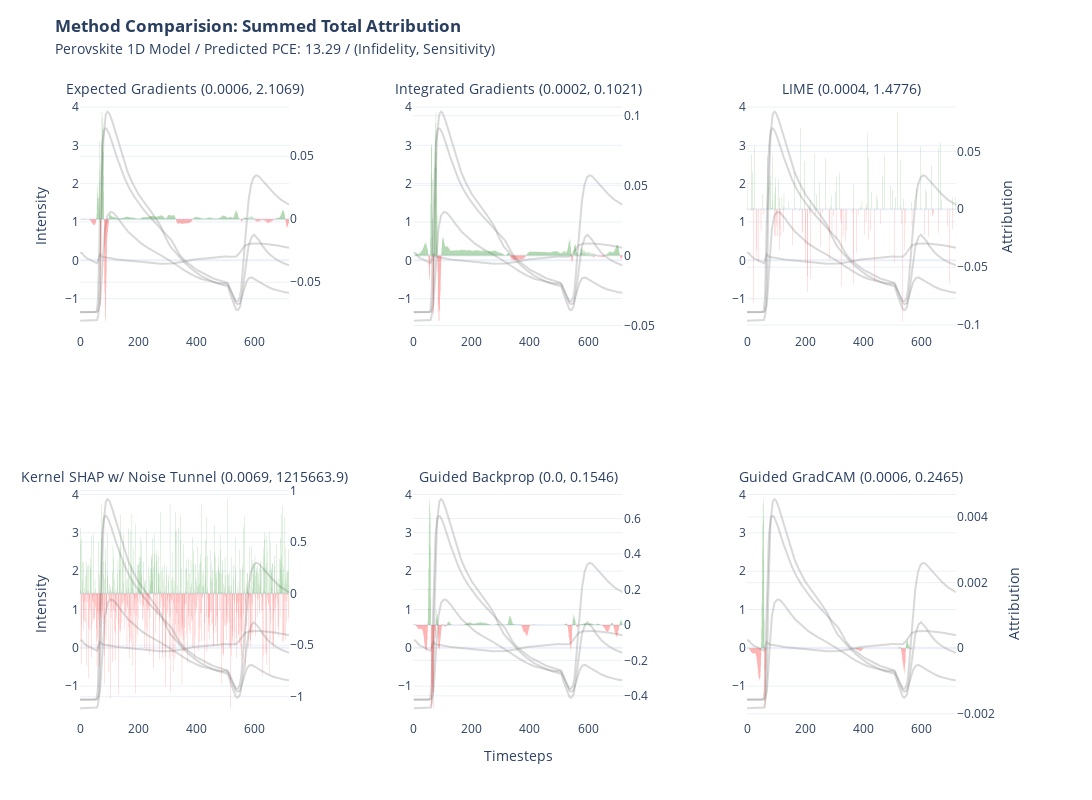

Write notebook code for a chart like this one.
### Code cell
import plotly.graph_objects as go

def format_title(title, subtitle=None, subtitle_font_size=14):
    title = f'<b>{title}</b>'
    if not subtitle:
        return title
    subtitle = f'<span style="font-size: {subtitle_font_size}px;">{subtitle}</span>'
    return f'{title}<br>{subtitle}'

from plotly.subplots import make_subplots

fig = make_subplots(rows=2, 
                    cols=3, 
                    specs=[[{"secondary_y": True}, {"secondary_y": True},{"secondary_y": True}],
                           [{"secondary_y": True},{"secondary_y": True},{"secondary_y": True}]],
                    subplot_titles=(format_title("", "Expected Gradients (" + str(*np.round(infid_eg.numpy(),4)) + ", " + str(*np.round(sens_eg.numpy(),4)) + ")"), 
                    format_title("", "Integrated Gradients (" + str(*np.round(infid_ig.numpy(),4)) + ", " + str(*np.round(sens_ig.numpy(),4)) + ")"), 
                    format_title("", "LIME (" + str(*np.round(infid_lime.numpy(),4)) + ", " + str(*np.round(sens_lime.numpy(),4)) + ")"), 
                    format_title("", "Kernel SHAP w/ Noise Tunnel (" + str(*np.round(infid_ks.numpy(),4)) + ", " + str(*np.round(sens_ks.numpy(),4)) + ")"), 
                    format_title("", "Guided Backprop (" + str(*np.round(infid_gbp.numpy(),4)) + ", " + str(*np.round(sens_gbp.numpy(),4)) + ")"), 
                    format_title("", "Guided GradCAM (" + str(*np.round(infid_ggc.numpy(),4)) + ", " + str(*np.round(sens_ggc.numpy(),4)) + ")"))
                    )

fig.add_trace(go.Scatter(y=x[0], name = "ND",marker_color="grey", opacity = 0.3,showlegend=False), row=1, col=1)
fig.add_trace(go.Scatter(y=x[1], name = "LP725",marker_color="grey", opacity = 0.3,showlegend=False), row=1, col=1)
fig.add_trace(go.Scatter(y=x[2], name = "LP780",marker_color="grey", opacity = 0.3,showlegend=False), row=1, col=1)
fig.add_trace(go.Scatter(y=x[3], name = "SP775",marker_color="grey", opacity = 0.3,showlegend=False), row=1, col=1)
fig.add_trace(go.Bar(y=attr_eg.squeeze().sum(axis=0),marker_color=np.where(attr_eg.squeeze().sum(axis=0)<0, 'red', 'green'), opacity = 0.5,showlegend=False,marker_line_width=0),secondary_y=True, row=1, col=1)

fig.add_trace(go.Scatter(y=x[0], name = "ND",marker_color="grey", opacity = 0.3,showlegend=False), row=1, col=2)
fig.add_trace(go.Scatter(y=x[1], name = "LP725",marker_color="grey", opacity = 0.3,showlegend=False), row=1, col=2)
fig.add_trace(go.Scatter(y=x[2], name = "LP780",marker_color="grey", opacity = 0.3,showlegend=False), row=1, col=2)
fig.add_trace(go.Scatter(y=x[3], name = "SP775",marker_color="grey", opacity = 0.3,showlegend=False), row=1, col=2)
fig.add_trace(go.Bar(y=attr_ig.squeeze().sum(axis=0),marker_color=np.where(attr_ig.squeeze().sum(axis=0)<0, 'red', 'green'), opacity = 0.5,showlegend=False,marker_line_width=0),secondary_y=True, row=1, col=2)

fig.add_trace(go.Scatter(y=x[0], name = "ND",marker_color="grey", opacity = 0.3,showlegend=False), row=1, col=3)
fig.add_trace(go.Scatter(y=x[1], name = "LP725",marker_color="grey", opacity = 0.3,showlegend=False), row=1, col=3)
fig.add_trace(go.Scatter(y=x[2], name = "LP780",marker_color="grey", opacity = 0.3,showlegend=False), row=1, col=3)
fig.add_trace(go.Scatter(y=x[3], name = "SP775",marker_color="grey", opacity = 0.3,showlegend=False), row=1, col=3)
fig.add_trace(go.Bar(y=attr_lime.squeeze().sum(axis=0),marker_color=np.where(attr_lime.squeeze().sum(axis=0)<0, 'red', 'green'), opacity = 0.5,showlegend=False,marker_line_width=0),secondary_y=True, row=1, col=3)

fig.add_trace(go.Scatter(y=x[0], name = "ND",marker_color="grey", opacity = 0.3,showlegend=False), row=2, col=1)
fig.add_trace(go.Scatter(y=x[1], name = "LP725",marker_color="grey", opacity = 0.3,showlegend=False), row=2, col=1)
fig.add_trace(go.Scatter(y=x[2], name = "LP780",marker_color="grey", opacity = 0.3,showlegend=False), row=2, col=1)
fig.add_trace(go.Scatter(y=x[3], name = "SP775",marker_color="grey", opacity = 0.3,showlegend=False), row=2, col=1)
fig.add_trace(go.Bar(y=attr_ks.squeeze().sum(axis=0),marker_color=np.where(attr_ks.squeeze().sum(axis=0)<0, 'red', 'green'), opacity = 0.5,showlegend=False,marker_line_width=0),secondary_y=True, row=2, col=1)

fig.add_trace(go.Scatter(y=x[0], name = "ND",marker_color="grey", opacity = 0.3,showlegend=False), row=2, col=2)
fig.add_trace(go.Scatter(y=x[1], name = "LP725",marker_color="grey", opacity = 0.3,showlegend=False), row=2, col=2)
fig.add_trace(go.Scatter(y=x[2], name = "LP780",marker_color="grey", opacity = 0.3,showlegend=False), row=2, col=2)
fig.add_trace(go.Scatter(y=x[3], name = "SP775",marker_color="grey", opacity = 0.3,showlegend=False), row=2, col=2)
fig.add_trace(go.Bar(y=attr_gbp.squeeze().sum(axis=0),marker_color=np.where(attr_gbp.squeeze().sum(axis=0)<0, 'red', 'green'), opacity = 0.5,showlegend=False,marker_line_width=0),secondary_y=True, row=2, col=2)

fig.add_trace(go.Scatter(y=x[0], name = "ND",marker_color="grey", opacity = 0.3,showlegend=False), row=2, col=3)
fig.add_trace(go.Scatter(y=x[1], name = "LP725",marker_color="grey", opacity = 0.3,showlegend=False), row=2, col=3)
fig.add_trace(go.Scatter(y=x[2], name = "LP780",marker_color="grey", opacity = 0.3,showlegend=False), row=2, col=3)
fig.add_trace(go.Scatter(y=x[3], name = "SP775",marker_color="grey", opacity = 0.3,showlegend=False), row=2, col=3)
fig.add_trace(go.Bar(y=attr_ggc.squeeze().sum(axis=0),marker_color=np.where(attr_ggc.squeeze().sum(axis=0)<0, 'red', 'green'), opacity = 0.5,showlegend=False,marker_line_width=0),secondary_y=True, row=2, col=3)

fig.update_yaxes(title= None)
fig.update_yaxes(title_text=None, secondary_y=True)
fig.update_xaxes(title= None)

fig.update_yaxes(title= "Intensity", row=1, col =1)
fig.update_yaxes(title_text=None, secondary_y=True, row=1, col =1)
fig.update_yaxes(title_text="Attribution", secondary_y=True, row=1, col =3)
fig.update_yaxes(title= "Intensity", row=2, col =1)
fig.update_yaxes(title_text=None, secondary_y=True, row=2, col =1)
fig.update_yaxes(title_text="Attribution", secondary_y=True, row=2, col =3)
fig.update_xaxes(title= "Timesteps",row=2,col=2)

fig.update_layout(
    title= format_title("Method Comparision: Summed Total Attribution", "Perovskite 1D Model / Predicted PCE: " + str(y) + " / (Infidelity, Sensitivity)"),
    legend_title = None,
    title_y = 0.96,
    template = "plotly_white",
    height=800, width=2000
)

fig.write_image("xai/images/1D/1D_cmp_sum.png", scale=2)

fig.show()

### Figure 1 — Plotly figure (JSON) as saved in the notebook; plotly's stock layout.template omitted (floating-point values rounded to 4 significant figures; data arrays with more than 128 entries replaced by an {"elided": "..."} marker saying what was removed)
{"data": [{"marker": {"color": "grey"}, "name": "ND", "opacity": 0.3, "showlegend": false, "type": "scatter", "xaxis": "x", "y": {"elided": "719 float values"}, "yaxis": "y"}, {"marker": {"color": "grey"}, "name": "LP725", "opacity": 0.3, "showlegend": false, "type": "scatter", "xaxis": "x", "y": {"elided": "719 float values"}, "yaxis": "y"}, {"marker": {"color": "grey"}, "name": "LP780", "opacity": 0.3, "showlegend": false, "type": "scatter", "xaxis": "x", "y": {"elided": "719 float values"}, "yaxis": "y"}, {"marker": {"color": "grey"}, "name": "SP775", "opacity": 0.3, "showlegend": false, "type": "scatter", "xaxis": "x", "y": {"elided": "719 float values"}, "yaxis": "y"}, {"marker": {"color": {"elided": "719 str values"}, "line": {"width": 0}}, "opacity": 0.5, "showlegend": false, "type": "bar", "xaxis": "x", "y": {"elided": "719 float values"}, "yaxis": "y2"}, {"marker": {"color": "grey"}, "name": "ND", "opacity": 0.3, "showlegend": false, "type": "scatter", "xaxis": "x2", "y": {"elided": "719 float values"}, "yaxis": "y3"}, {"marker": {"color": "grey"}, "name": "LP725", "opacity": 0.3, "showlegend": false, "type": "scatter", "xaxis": "x2", "y": {"elided": "719 float values"}, "yaxis": "y3"}, {"marker": {"color": "grey"}, "name": "LP780", "opacity": 0.3, "showlegend": false, "type": "scatter", "xaxis": "x2", "y": {"elided": "719 float values"}, "yaxis": "y3"}, {"marker": {"color": "grey"}, "name": "SP775", "opacity": 0.3, "showlegend": false, "type": "scatter", "xaxis": "x2", "y": {"elided": "719 float values"}, "yaxis": "y3"}, {"marker": {"color": {"elided": "719 str values"}, "line": {"width": 0}}, "opacity": 0.5, "showlegend": false, "type": "bar", "xaxis": "x2", "y": {"elided": "719 float values"}, "yaxis": "y4"}, {"marker": {"color": "grey"}, "name": "ND", "opacity": 0.3, "showlegend": false, "type": "scatter", "xaxis": "x3", "y": {"elided": "719 float values"}, "yaxis": "y5"}, {"marker": {"color": "grey"}, "name": "LP725", "opacity": 0.3, "showlegend": false, "type": "scatter", "xaxis": "x3", "y": {"elided": "719 float values"}, "yaxis": "y5"}, {"marker": {"color": "grey"}, "name": "LP780", "opacity": 0.3, "showlegend": false, "type": "scatter", "xaxis": "x3", "y": {"elided": "719 float values"}, "yaxis": "y5"}, {"marker": {"color": "grey"}, "name": "SP775", "opacity": 0.3, "showlegend": false, "type": "scatter", "xaxis": "x3", "y": {"elided": "719 float values"}, "yaxis": "y5"}, {"marker": {"color": {"elided": "719 str values"}, "line": {"width": 0}}, "opacity": 0.5, "showlegend": false, "type": "bar", "xaxis": "x3", "y": {"elided": "719 float values"}, "yaxis": "y6"}, {"marker": {"color": "grey"}, "name": "ND", "opacity": 0.3, "showlegend": false, "type": "scatter", "xaxis": "x4", "y": {"elided": "719 float values"}, "yaxis": "y7"}, {"marker": {"color": "grey"}, "name": "LP725", "opacity": 0.3, "showlegend": false, "type": "scatter", "xaxis": "x4", "y": {"elided": "719 float values"}, "yaxis": "y7"}, {"marker": {"color": "grey"}, "name": "LP780", "opacity": 0.3, "showlegend": false, "type": "scatter", "xaxis": "x4", "y": {"elided": "719 float values"}, "yaxis": "y7"}, {"marker": {"color": "grey"}, "name": "SP775", "opacity": 0.3, "showlegend": false, "type": "scatter", "xaxis": "x4", "y": {"elided": "719 float values"}, "yaxis": "y7"}, {"marker": {"color": {"elided": "719 str values"}, "line": {"width": 0}}, "opacity": 0.5, "showlegend": false, "type": "bar", "xaxis": "x4", "y": {"elided": "719 float values"}, "yaxis": "y8"}, {"marker": {"color": "grey"}, "name": "ND", "opacity": 0.3, "showlegend": false, "type": "scatter", "xaxis": "x5", "y": {"elided": "719 float values"}, "yaxis": "y9"}, {"marker": {"color": "grey"}, "name": "LP725", "opacity": 0.3, "showlegend": false, "type": "scatter", "xaxis": "x5", "y": {"elided": "719 float values"}, "yaxis": "y9"}, {"marker": {"color": "grey"}, "name": "LP780", "opacity": 0.3, "showlegend": false, "type": "scatter", "xaxis": "x5", "y": {"elided": "719 float values"}, "yaxis": "y9"}, {"marker": {"color": "grey"}, "name": "SP775", "opacity": 0.3, "showlegend": false, "type": "scatter", "xaxis": "x5", "y": {"elided": "719 float values"}, "yaxis": "y9"}, {"marker": {"color": {"elided": "719 str values"}, "line": {"width": 0}}, "opacity": 0.5, "showlegend": false, "type": "bar", "xaxis": "x5", "y": {"elided": "719 float values"}, "yaxis": "y10"}, {"marker": {"color": "grey"}, "name": "ND", "opacity": 0.3, "showlegend": false, "type": "scatter", "xaxis": "x6", "y": {"elided": "719 float values"}, "yaxis": "y11"}, {"marker": {"color": "grey"}, "name": "LP725", "opacity": 0.3, "showlegend": false, "type": "scatter", "xaxis": "x6", "y": {"elided": "719 float values"}, "yaxis": "y11"}, {"marker": {"color": "grey"}, "name": "LP780", "opacity": 0.3, "showlegend": false, "type": "scatter", "xaxis": "x6", "y": {"elided": "719 float values"}, "yaxis": "y11"}, {"marker": {"color": "grey"}, "name": "SP775", "opacity": 0.3, "showlegend": false, "type": "scatter", "xaxis": "x6", "y": {"elided": "719 float values"}, "yaxis": "y11"}, {"marker": {"color": {"elided": "719 str values"}, "line": {"width": 0}}, "opacity": 0.5, "showlegend": false, "type": "bar", "xaxis": "x6", "y": {"elided": "719 float values"}, "yaxis": "y12"}], "layout": {"annotations": [{"font": {"size": 16}, "showarrow": false, "text": "<b></b><br><span style=\"font-size: 14px;\">Expected Gradients (0.0006, 2.1069)</span>", "x": 0.1122, "xanchor": "center", "xref": "paper", "y": 1, "yanchor": "bottom", "yref": "paper"}, {"font": {"size": 16}, "showarrow": false, "text": "<b></b><br><span style=\"font-size: 14px;\">Integrated Gradients (0.0002, 0.1021)</span>", "x": 0.47, "xanchor": "center", "xref": "paper", "y": 1, "yanchor": "bottom", "yref": "paper"}, {"font": {"size": 16}, "showarrow": false, "text": "<b></b><br><span style=\"font-size: 14px;\">LIME (0.0004, 1.4776)</span>", "x": 0.8278, "xanchor": "center", "xref": "paper", "y": 1, "yanchor": "bottom", "yref": "paper"}, {"font": {"size": 16}, "showarrow": false, "text": "<b></b><br><span style=\"font-size: 14px;\">Kernel SHAP w/ Noise Tunnel (0.0069, 1215663.9)</span>", "x": 0.1122, "xanchor": "center", "xref": "paper", "y": 0.375, "yanchor": "bottom", "yref": "paper"}, {"font": {"size": 16}, "showarrow": false, "text": "<b></b><br><span style=\"font-size: 14px;\">Guided Backprop (0.0, 0.1546)</span>", "x": 0.47, "xanchor": "center", "xref": "paper", "y": 0.375, "yanchor": "bottom", "yref": "paper"}, {"font": {"size": 16}, "showarrow": false, "text": "<b></b><br><span style=\"font-size: 14px;\">Guided GradCAM (0.0006, 0.2465)</span>", "x": 0.8278, "xanchor": "center", "xref": "paper", "y": 0.375, "yanchor": "bottom", "yref": "paper"}], "height": 800, "legend": {"title": {}}, "title": {"text": "<b>Method Comparision: Summed Total Attribution</b><br><span style=\"font-size: 14px;\">Perovskite 1D Model / Predicted PCE: 13.29 / (Infidelity, Sensitivity)</span>", "y": 0.96}, "width": 2000, "xaxis": {"anchor": "y", "domain": [0, 0.2244], "title": {}}, "xaxis2": {"anchor": "y3", "domain": [0.3578, 0.5822], "title": {}}, "xaxis3": {"anchor": "y5", "domain": [0.7156, 0.94], "title": {}}, "xaxis4": {"anchor": "y7", "domain": [0, 0.2244], "title": {}}, "xaxis5": {"anchor": "y9", "domain": [0.3578, 0.5822], "title": {"text": "Timesteps"}}, "xaxis6": {"anchor": "y11", "domain": [0.7156, 0.94], "title": {}}, "yaxis": {"anchor": "x", "domain": [0.625, 1], "title": {"text": "Intensity"}}, "yaxis10": {"anchor": "x5", "overlaying": "y9", "side": "right", "title": {}}, "yaxis11": {"anchor": "x6", "domain": [0, 0.375], "title": {}}, "yaxis12": {"anchor": "x6", "overlaying": "y11", "side": "right", "title": {"text": "Attribution"}}, "yaxis2": {"anchor": "x", "overlaying": "y", "side": "right", "title": {}}, "yaxis3": {"anchor": "x2", "domain": [0.625, 1], "title": {}}, "yaxis4": {"anchor": "x2", "overlaying": "y3", "side": "right", "title": {}}, "yaxis5": {"anchor": "x3", "domain": [0.625, 1], "title": {}}, "yaxis6": {"anchor": "x3", "overlaying": "y5", "side": "right", "title": {"text": "Attribution"}}, "yaxis7": {"anchor": "x4", "domain": [0, 0.375], "title": {"text": "Intensity"}}, "yaxis8": {"anchor": "x4", "overlaying": "y7", "side": "right", "title": {}}, "yaxis9": {"anchor": "x5", "domain": [0, 0.375], "title": {}}}}
